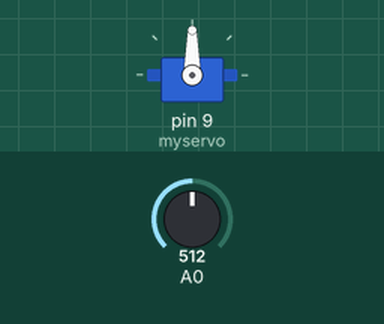
Bench run of a sketch on a simulated Teensy 4. Parts: servo. The inputs (shaded band) are chosen by the test bench; at power-on: A0 = 512.

Above: at 1.2 s.
1.3 s: A0 set to 716
At 2.1 s:
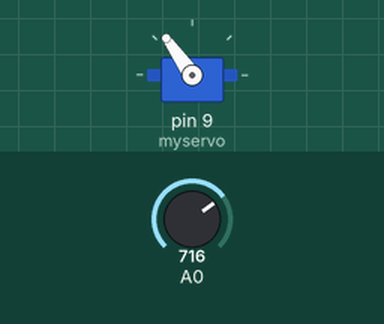
2.8 s: A0 set to 900
At 3.7 s:
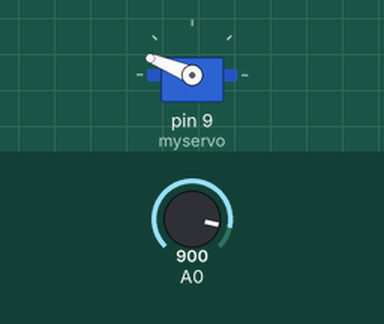
4.3 s: A0 set to 1023
At 4.8 s:
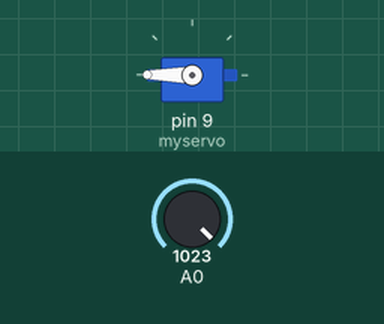
5.8 s: A0 set to 306
At 7.0 s:
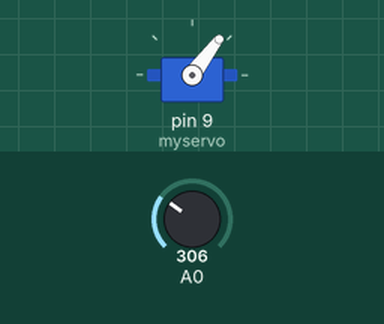
7.3 s: A0 set to 122
At 8.1 s:
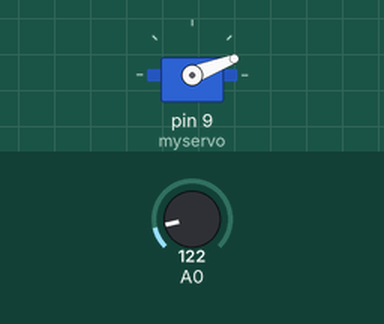
Timing chart, 0 to 9.8 s (numbered marks = the images above; inputs shaded):
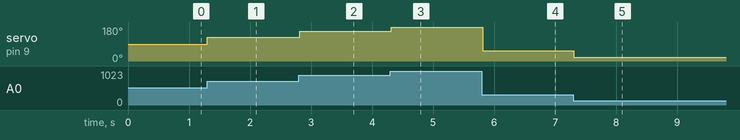

The sketch:

potentiometer_servo.ino
```cpp
/* Now we need to use potentiometer to control the servo.
   When the potentiometer make a round, the servo rotates
   from 0 to 180 degrees.
*/
#include <Servo.h>
Servo myservo;
int sensor=0;
int val;
void setup() {
myservo.attach(9);
}
void loop() {
sensor=analogRead(A0);
val = map(sensor, 0, 1023, 0, 180);
myservo.write(val);
delay(15);
}
```

Measured:
- after the input at 1.3 s, servo on pin 9 (myservo): 90° → 125° at once
- after the input at 2.8 s, servo on pin 9 (myservo): 125° → 158° at once
- after the input at 4.3 s, servo on pin 9 (myservo): 158° → 180° at once
- after the input at 5.8 s, servo on pin 9 (myservo): 180° → 53° at once
- after the input at 7.3 s, servo on pin 9 (myservo): 53° → 21° at once
